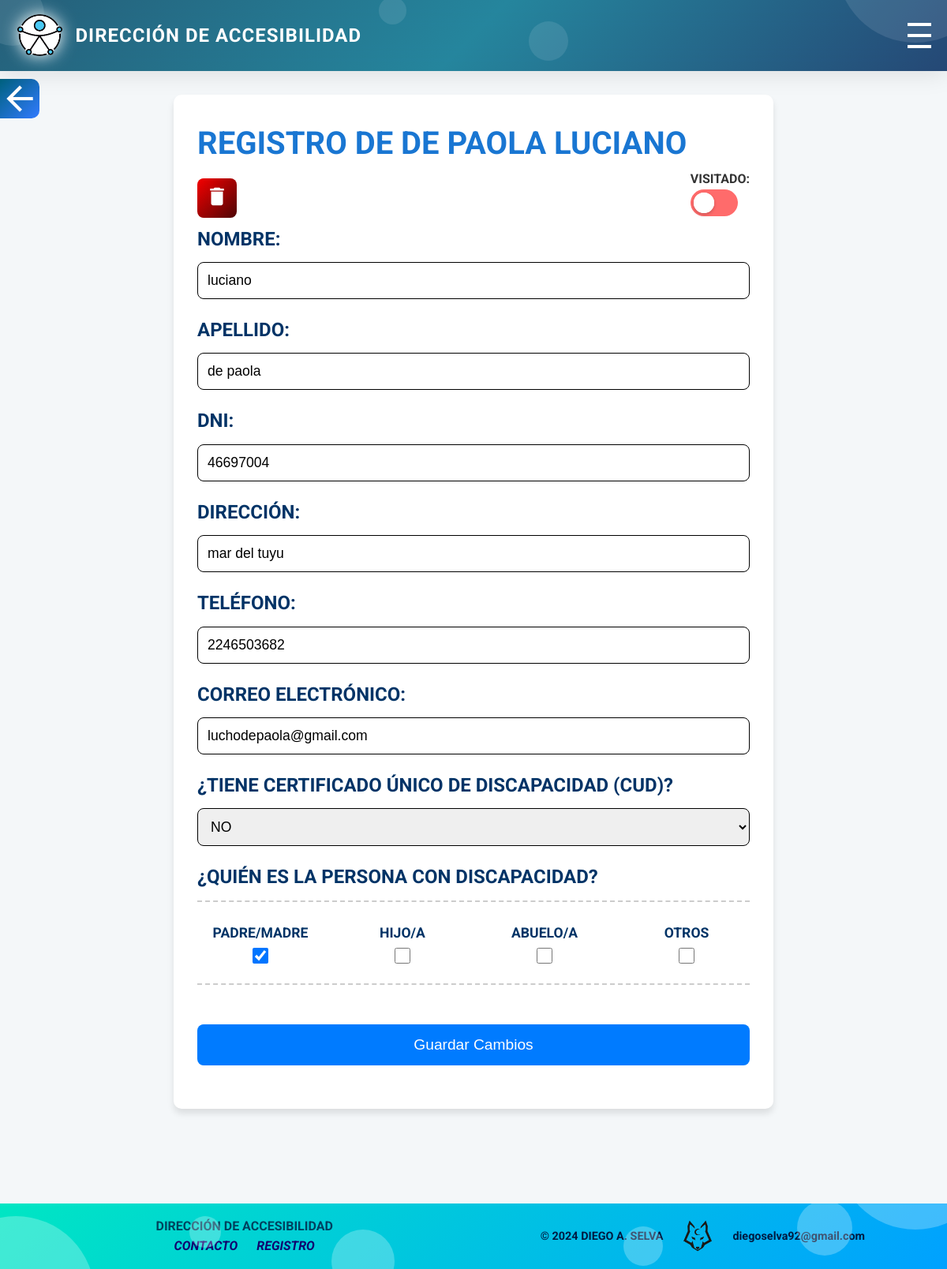
The app's page /persona_registro.php?id=11 (signed in) with its own data.
### tables this page shows
CREATE TABLE `registro_discapacidad` (
  `id` int(11) NOT NULL,
  `nombre` varchar(100) NOT NULL,
  `apellido` varchar(100) NOT NULL,
  `dni` varchar(20) NOT NULL,
  `direccion` varchar(255) NOT NULL,
  `telefono` varchar(20) DEFAULT NULL,
  `correo_electronico` varchar(100) DEFAULT NULL,
  `certificado_discapacidad` tinyint(1) NOT NULL,
  `quienes` text NOT NULL,
  `visitado` tinyint(1) DEFAULT '0',
  `fecha_registro` date DEFAULT NULL
);

### persona_registro.php (the view, shortened to what this page needs)
<?php
include("navbar.php");
include("php/db.php");
$nombre = $apellido = $dni = $direccion = $telefono = $correo_electronico = $certificado_discapacidad = $quienes = $visitado = "";
if (isset($_GET['id'])) {
    $id = intval($_GET['id']);
    $query = "SELECT * FROM registro_discapacidad WHERE id = $id";
    $resultado = mysqli_query($conexion, $query);
    if ($fila = mysqli_fetch_assoc($resultado)) {
        $nombre = htmlspecialchars($fila['nombre']);
        $apellido = htmlspecialchars($fila['apellido']);
        $dni = htmlspecialchars($fila['dni']);
        $direccion = htmlspecialchars($fila['direccion']);
        $telefono = htmlspecialchars($fila['telefono'] ?? '');
        $correo_electronico = htmlspecialchars($fila['correo_electronico'] ?? '');
        $certificado_discapacidad = htmlspecialchars($fila['certificado_discapacidad']);
        $quienes = htmlspecialchars($fila['quienes']);
        $otrosValor = '';
    } else {
        echo "No se encontraron detalles.";
        exit;
    }
}
?>
<!DOCTYPE html>
<html lang="es">
<head>
    <link rel="stylesheet" href="css/estilos.css">
</head>
<body>
    <main class="main_general">
        <a href="tabla_registro.php" class="btn-back">
            <span class="material-icons" style="font-size: 50px;">arrow_back</span>
        </a>
        <section class="container_registro">
            <form class="form_registro" method="POST" action="">
                <h1>Registro de <?php echo $apellido," " , $nombre; ?> </h1>
                <div class="botones_row">
                    <?php if (isset($_SESSION['permisos']['eliminar']) && $_SESSION['permisos']['eliminar']): ?>
                        <button type="submit" name="eliminar_registro" class="btn-eliminar" onclick="return confirmarEliminacion('<?php echo $nombre; ?>', '<?php echo $apellido; ?>')">
                            <i class="material-icons" style="font-size: 30px;">delete</i>
                        </button>
                    <?php endif; ?>
                    <div class="visitado_registro">
                        <p><strong>Visitado:</strong></p>
                        <label class='switch'>
                            <span class='slider'></span>
                            <span class='knob'></span>
                        </label>
                    </div>
                </div>
                <label for="nombre">Nombre:</label>
                <input type="text" id="nombre" name="nombre" value="<?php echo $nombre; ?>" required>
                <label for="apellido">Apellido:</label>
                <input type="text" id="apellido" name="apellido" value="<?php echo $apellido; ?>" required>
                <label for="dni">DNI:</label>
                <input
                    type="text"
                    id="dni"
                    name="dni"
                    value="<?php echo $dni; ?>"
                    required
                    pattern="^\d{7,9}$"
                    title="El DNI debe tener entre 7 y 9 números."
                >
                <label for="direccion">Dirección:</label>
                <input type="text" id="direccion" name="direccion" value="<?php echo $direccion; ?>">
                <label for="telefono">Teléfono:</label>
                <input type="text" id="telefono" name="telefono" value="<?php echo $telefono; ?>">
                <label for="correo_electronico">Correo Electrónico:</label>
                <input
                    type="email"
                    id="correo_electronico"
                    name="correo_electronico"
                    value="<?php echo $correo_electronico; ?>"
                    pattern="[a-zA-Z0-9._%+-]+@[a-zA-Z0-9.-]+\.[a-zA-Z]{2,}"
                    title="Por favor, ingresa una dirección de correo válida."
                >
                <label for="certificado_discapacidad">¿Tiene Certificado Único de Discapacidad (CUD)?</label>
                <select id="certificado_discapacidad" name="certificado_discapacidad">
                    <option value="0" <?php echo ($certificado_discapacidad == 0) ? 'selected' : ''; ?>>No</option>
                </select>
                <label>¿Quién es la persona con discapacidad?</label>
                <div class="checkboxs">
                    <div class="checkbox-container">
                        <label for="quien_padre">Padre/Madre</label>
                        <input type="checkbox" name="quien_es[]" value="Padre/Madre" id="quien_padre" <?php echo (strpos($quienes, 'Padre/Madre') !== false) ? 'checked' : ''; ?>>
                    </div>
                    <div class="checkbox-container">
                        <label for="quien_hijo">Hijo/a</label>
                        <input type="checkbox" name="quien_es[]" value="Hijo/a" id="quien_hijo" <?php echo (strpos($quienes, 'Hijo/a') !== false) ? 'checked' : ''; ?>>
                    </div>
                    <div class="checkbox-container">
                        <label for="quien_abuelo">Abuelo/a</label>
                        <input type="checkbox" name="quien_es[]" value="Abuelo/a" id="quien_abuelo" <?php echo (strpos($quienes, 'Abuelo/a') !== false) ? 'checked' : ''; ?>>
                    </div>
                    <div class="checkbox-container">
                        <label for="quien_otros">Otros</label>
                        <input type="checkbox" name="quien_es[]" value="Otros" id="quien_otros" <?php echo (empty($otrosValor)) ? '' : 'checked'; ?> onclick="toggleOtrosField(this)">
                    </div>
                </div>
                <input type="submit" name="guardar_cambios" value="Guardar Cambios" class="btn-guardar">
            </form>
        </section>
    </main>
</body>
</html>

### records on screen
registro_discapacidad: apellido "DE PAOLA", nombre "LUCIANO", nombre "luciano", apellido "de paola", dni "46697004", direccion "mar del tuyu", telefono "2246503682", correo_electronico "luchodepaola@gmail.com", certificado_discapacidad "No", quienes "☑"
